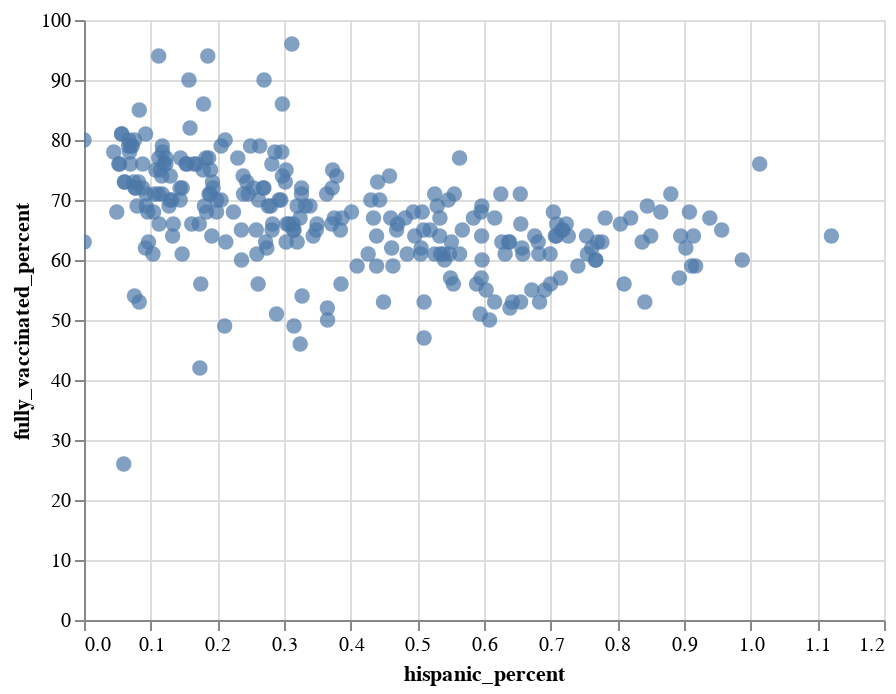

The notebook cell saved with this chart:
### Code cell
# !pip install altair
import altair as alt

alt.Chart(
    LA_recent[
        [
            "zip",
            "white_percent",
            "black_percent",
            "hispanic_percent",
            "asian_percent",
            "fully_vaccinated_percent",
        ]
    ]
).mark_circle(size=60).encode(
    x="hispanic_percent", y="fully_vaccinated_percent",
).interactive()

### Figure 1 — Vega-Lite specification as saved in the notebook (floating-point values rounded to 4 significant figures; data arrays with more than 128 entries replaced by an {"elided": "..."} marker saying what was removed)
{"config": {"view": {"continuousWidth": 400, "continuousHeight": 300}}, "data": {"name": "data-c93bc42b336183311fd41e0e01f94ebc"}, "mark": {"type": "circle", "size": 60}, "encoding": {"x": {"type": "quantitative", "field": "hispanic_percent"}, "y": {"type": "quantitative", "field": "fully_vaccinated_percent"}}, "selection": {"selector001": {"type": "interval", "bind": "scales", "encodings": ["x", "y"]}}, "$schema": "https://vega.github.io/schema/vega-lite/v4.8.1.json", "datasets": {"data-c93bc42b336183311fd41e0e01f94ebc": {"elided": "271 records"}}}
